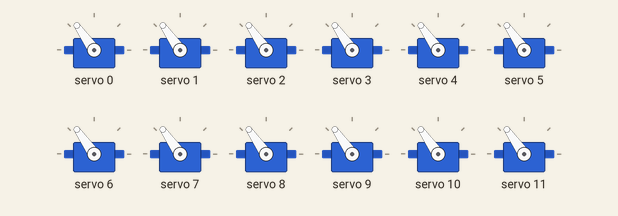
Recording of a sketch running on a simulated Arduino Uno, built with avr-gcc and run on an emulated ATmega328P. On the bench: 12 × servo. What the sketch prints to the serial monitor is not drawn.

Above: at 0.1 s.
At 1.5 s:
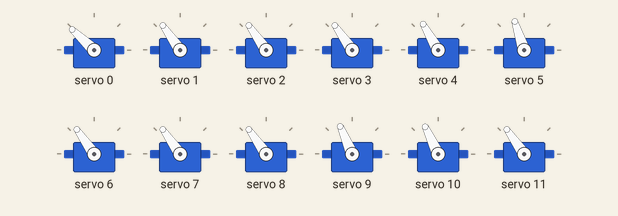
At 3.64 s:
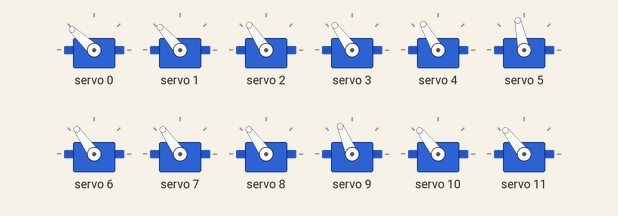
At 10.68 s:
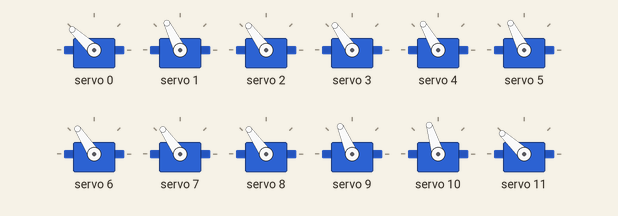
At 20.09 s:
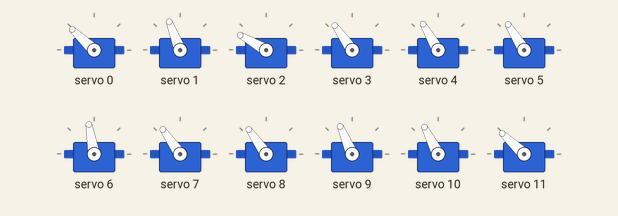
At 38.73 s:
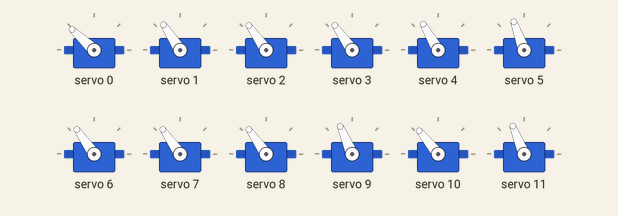
Timing chart, 0 to 40.0 s (numbered marks = the images above):
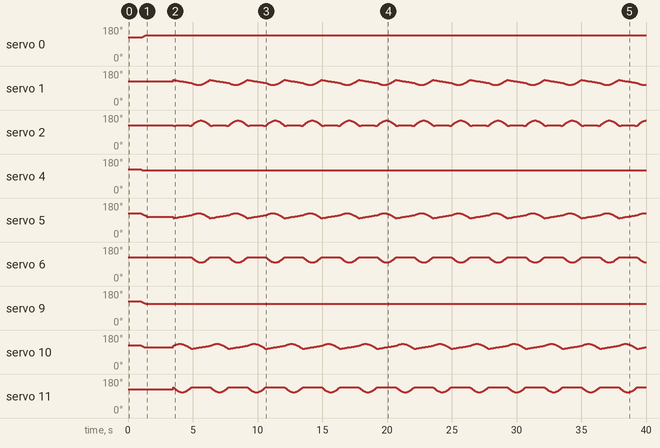

The sketch:

walking.ino
```cpp
/*
 * STANDALONE WALKING GAIT (Creep Walk)
 * ------------------------------------
 * - Uses your Calibrated Directions (HIP_DIR, THIGH_DIR, KNEE_DIR)
 * - Moves one leg at a time for maximum stability.
 * - No Bluetooth required. Just powers on and walks.
 */

#include <Wire.h>
#include <Adafruit_PWMServoDriver.h>

// =================================================================
// 1. WALKING SETTINGS (TUNE THESE!)
// =================================================================

float STEP_HEIGHT = 40.0; // How high to lift the foot
float STEP_LEN    = 40.0; // How long the step is
int   STEP_SPEED  = 10;   // Delay in ms (Lower = Faster)

// =================================================================
// 2. DIRECTION TUNING (From your Calibrated File)
// =================================================================

int HIP_DIR[4]   = {-1, -1, 1, 1};
int THIGH_DIR[4] = {1, -1, 1, -1};
int KNEE_DIR[4]  = {1, -1, 1, -1};

// =================================================================
// 3. CONFIGURATION
// =================================================================

int LEG_PINS[4][3] = {
  {9, 10, 11},  // FL
  {0, 1, 2},    // FR
  {4,5,6}, // BL
  {12, 13, 14}     // BR
};

int LEG_HOME[4][3] = {
  {350, 355, 400}, // FL
  {400, 375, 375}, // FR
  {365, 340, 375}, // BL
  {400, 375, 375}  // BR
};

// Robot Geometry
float L1 = 115.0;
float L2 = 137.0;
float GROUND_Z  = -160.0;
bool INVERT_FORWARD = true;

Adafruit_PWMServoDriver pwm = Adafruit_PWMServoDriver();
#define SERVO_FREQ 50
#define MIN_PULSE 150
#define MAX_PULSE 600
#define MID 375

int currentPos[16];
float thigh_angle_zero, knee_angle_zero;

// =================================================================
// 4. MATH HELPERS (Inverse Kinematics)
// =================================================================

void calculateNeutralAngles() {
  float x = 0; float z = GROUND_Z;
  float D = sqrt(x*x + z*z);
  float a1 = atan2(x, -z);
  float a2 = acos((sq(L1) + sq(D) - sq(L2)) / (2 * L1 * D));
  float b  = acos((sq(L1) + sq(L2) - sq(D)) / (2 * L1 * L2));
  thigh_angle_zero = (a1 + a2) * 180 / PI;
  knee_angle_zero  = b * 180 / PI;
}

void moveLegRelative(int legNum, float x, float y, float z) {
  if (INVERT_FORWARD) x = -x;

  // Hip Calculation
  float hip_deg_change = y * 0.5;
  hip_deg_change *= HIP_DIR[legNum];

  // IK Calculation
  float D = sqrt(x*x + z*z);
  if (D > (L1 + L2)) return;

  float a1 = atan2(x, -z);
  float a2 = acos((sq(L1) + sq(D) - sq(L2)) / (2 * L1 * D));
  float b  = acos((sq(L1) + sq(L2) - sq(D)) / (2 * L1 * L2));

  float thigh_deg = (a1 + a2) * 180 / PI;
  float knee_deg  = b * 180 / PI;

  float thigh_diff = thigh_deg - thigh_angle_zero;
  float knee_diff  = knee_deg  - knee_angle_zero;

  float pulses_per_degree = (MAX_PULSE - MIN_PULSE) / 180.0;

  // Apply Direction Multipliers
  int hip_change   = hip_deg_change * pulses_per_degree;
  int thigh_change = thigh_diff * pulses_per_degree * THIGH_DIR[legNum];
  int knee_change  = knee_diff  * pulses_per_degree * KNEE_DIR[legNum];

  currentPos[LEG_PINS[legNum][0]] = LEG_HOME[legNum][0] + hip_change;
  currentPos[LEG_PINS[legNum][1]] = LEG_HOME[legNum][1] + thigh_change;
  currentPos[LEG_PINS[legNum][2]] = LEG_HOME[legNum][2] + knee_change;

  pwm.setPWM(LEG_PINS[legNum][0], 0, currentPos[LEG_PINS[legNum][0]]);
  pwm.setPWM(LEG_PINS[legNum][1], 0, currentPos[LEG_PINS[legNum][1]]);
  pwm.setPWM(LEG_PINS[legNum][2], 0, currentPos[LEG_PINS[legNum][2]]);
}

void smoothMoveTo(int targetPos[16], int speedDelay) {
  bool moving = true;
  while(moving) {
    moving = false;
    for(int i=0; i<16; i++) {
      if(i==3 || i==7 || i==11 || i==15) continue;
      if (currentPos[i] < targetPos[i]) {
        currentPos[i]++; pwm.setPWM(i, 0, currentPos[i]); moving = true;
      } else if (currentPos[i] > targetPos[i]) {
        currentPos[i]--; pwm.setPWM(i, 0, currentPos[i]); moving = true;
      }
    }
    delay(speedDelay);
  }
}

void standUp() {
  int target[16];
  for(int i=0; i<16; i++) target[i] = currentPos[i];
  for(int leg=0; leg<4; leg++) {
    target[LEG_PINS[leg][0]] = LEG_HOME[leg][0];
    target[LEG_PINS[leg][1]] = LEG_HOME[leg][1];
    target[LEG_PINS[leg][2]] = LEG_HOME[leg][2];
  }
  smoothMoveTo(target, 10);
}

// =================================================================
// 5. WALKING LOGIC (Creep Gait)
// =================================================================
// This moves one leg forward while pushing the body forward with the other 3.
// Sequence: BR -> FR -> BL -> FL

void takeStep(int leg, float stepLen, float stepHeight) {
  int steps = 20; // Resolution of the step curve

  // 1. LIFT & MOVE FORWARD (Swing Phase)
  for (int i = 0; i <= steps; i++) {
    float percent = (float)i / steps;

    // X goes from -StepLen/2 (Back) to +StepLen/2 (Front)
    float x_pos = mapFloat(i, 0, steps, -stepLen/2, stepLen/2);

    // Z goes up and down (Sine wave)
    float z_pos = GROUND_Z + (sin(percent * PI) * stepHeight);

    moveLegRelative(leg, x_pos, 0, z_pos);

    // While one leg swings forward, others must push body forward slightly (Move leg backward)
    // This keeps the movement continuous
    float shift_back = stepLen / (steps * 3); // 3 legs pushing

    for(int otherLeg=0; otherLeg<4; otherLeg++) {
      if(otherLeg != leg) {
        // We don't have perfect tracking of "where the leg is",
        // so we assume it pushes back from center.
        // This is a simplified gait loop.
      }
    }

    delay(STEP_SPEED);
  }
}

// A simpler, coordinated Creep Walk Loop
void walkForward() {
  int swing_steps = 15; // Speed of the leg moving in air
  int body_steps = 15;  // Speed of the body moving forward

  // Order: BR(3), FR(1), BL(2), FL(0)
  int gaitOrder[4] = {3, 1, 2, 0};

  for (int cycle = 0; cycle < 4; cycle++) {
    int swingLeg = gaitOrder[cycle];

    // --- PHASE 1: SWING ONE LEG FORWARD ---
    for(int i=0; i<=swing_steps; i++) {
       float percent = (float)i / swing_steps;

       // Swing Leg moves X: -STEP to +STEP
       float swing_x = (STEP_LEN/2.0) * (2*percent - 1); // -Half to +Half
       // Swing Leg moves Z: UP in arch
       float swing_z = GROUND_Z + (sin(percent * PI) * STEP_HEIGHT);

       // Other legs stay planted (X stays relative back, Z is Ground)
       // To simplify, we just move the swing leg here.
       moveLegRelative(swingLeg, swing_x, 0, swing_z);
       delay(STEP_SPEED);
    }

    // --- PHASE 2: SHIFT BODY FORWARD (All legs move back) ---
    // Moving legs BACKWARD relative to body = Body moving FORWARD
    for(int i=0; i<=body_steps; i++) {
       float shift_amount = STEP_LEN / 4.0; // We move 1/4th of a step per cycle

       // We want to interpolate 'current' position slightly back?
       // Since we don't track absolute X state easily here without global vars,
       // We will cheat slightly: We Reset legs to "Start of Push" and move to "End of Push".

       // Actually, for a simple standalone walk, let's just do the Swing.
       // The body shift is complex without a state machine.
       // Let's do a "Trot in Place" essentially but moving legs forward.
       // Wait, if we only move legs forward, it will split.

       // SIMPLE FIX: Just Reset the leg back smoothly on the ground? No, that drags.

       // Let's implement the "Push" correctly.
       // We move ALL 4 legs backward by (STEP_LEN / 4)
       // But wait, the Swung leg is at +STEP/2.
       // The others are at various stages.
    }
  }
}

// --- ROBUST SINE-WAVE GAIT ---
// This is mathematically easier and smoother for walking.
void doWalkLoop() {
  static float phase = 0;
  phase += 0.05; // Speed of walk
  if(phase > 2*PI) phase -= 2*PI;

  // Trot Gait: Legs 0&3 move together, 1&2 move together.
  // We use sin() for Z (Height) and cos() for X (Forward/Back)

  for(int leg=0; leg<4; leg++) {
    float leg_phase = phase;

    // Offset phases for diagonal pairs
    if(leg == 1 || leg == 2) leg_phase += PI; // 180 degrees out of phase

    // X Movement (Forward/Back)
    float x_pos = (STEP_LEN / 2.0) * cos(leg_phase);

    // Z Movement (Up/Down) - Only lift when moving forward (cos > 0)
    float z_pos = GROUND_Z;
    if (cos(leg_phase) > 0) {
       z_pos += (sin(leg_phase) * STEP_HEIGHT); // This creates an arch?
       // Actually sin(0 to PI) is arch. cos(-PI/2 to PI/2) is forward.
       // Let's stick to simple logic:
       // If moving forward (Swing), lift. If moving back (Stance), stay on ground.
    }

    // Better math for Trot:
    // Swing: -PI/2 to PI/2. Stance: PI/2 to 3PI/2.

    if (leg_phase > 2*PI) leg_phase -= 2*PI;

    float this_x = 0;
    float this_z = GROUND_Z;

    if (leg_phase < PI) {
      // SWING PHASE (0 to 180) -> Move Forward
      // map 0..PI to -Len..+Len
      this_x = mapFloat(leg_phase, 0, PI, -STEP_LEN/2, STEP_LEN/2);
      // Lift
      this_z = GROUND_Z + sin(leg_phase) * STEP_HEIGHT;
    } else {
      // STANCE PHASE (180 to 360) -> Move Backward (Drag body forward)
      // map PI..2PI to +Len..-Len
      this_x = mapFloat(leg_phase, PI, 2*PI, STEP_LEN/2, -STEP_LEN/2);
      this_z = GROUND_Z; // On ground
    }

    moveLegRelative(leg, this_x, 0, this_z);
  }
  delay(STEP_SPEED);
}

// helper
float mapFloat(float x, float in_min, float in_max, float out_min, float out_max) {
  return (x - in_min) * (out_max - out_min) / (in_max - in_min) + out_min;
}

// =================================================================
// 6. SETUP & LOOP
// =================================================================

void setup() {
  Serial.begin(9600);
  Serial.println("--- Standalone Walking ---");

  pwm.begin();
  pwm.setPWMFreq(SERVO_FREQ);

  calculateNeutralAngles();

  // Safe Start
  for(int i=0; i<16; i++) {
     pwm.setPWM(i, 0, MID);
     currentPos[i] = MID;
  }
  delay(1000);

  standUp();
  delay(2000);
}

void loop() {
  doWalkLoop();
}
```
